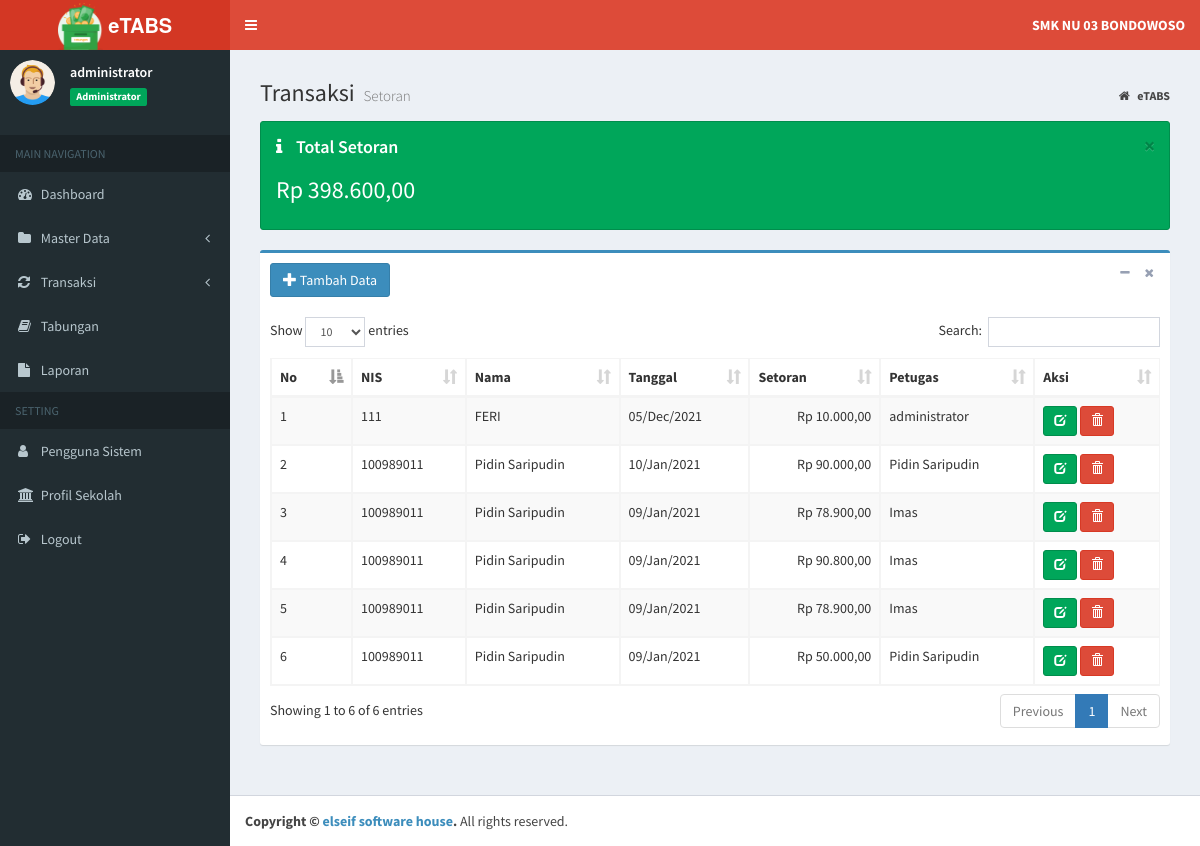
/etabs/index.php?page=data_setor (signed in), run on the app's committed database.
### tables this page shows
CREATE TABLE `tb_profil` (
  `id_profil` int(11) NOT NULL,
  `nama_sekolah` varchar(200) NOT NULL,
  `alamat` varchar(400) NOT NULL,
  `akreditasi` char(2) NOT NULL
);

CREATE TABLE `tb_tabungan` (
  `id_tabungan` int(11) NOT NULL,
  `nis` char(12) NOT NULL,
  `setor` int(11) NOT NULL,
  `tarik` int(11) NOT NULL,
  `tgl` date NOT NULL,
  `jenis` enum('ST','TR') NOT NULL,
  `petugas` varchar(20) NOT NULL
);

CREATE TABLE `tb_siswa` (
  `nis` char(12) NOT NULL,
  `nama_siswa` varchar(40) NOT NULL,
  `jekel` enum('LK','PR') NOT NULL,
  `id_kelas` int(11) NOT NULL,
  `status` enum('Aktif','Lulus','Pindah') NOT NULL,
  `th_masuk` year(4) NOT NULL
);

### etabs/inc/rupiah.php (called while the page is built)
<?php
function rupiah($angka){
	$hasil_rupiah = "Rp " . number_format($angka,2,',','.');
	return $hasil_rupiah;
}

### etabs/petugas/setor/data_setor.php (the view, shortened to what this page needs)
<section class="content-header">
	<h1>
		Transaksi
		<small>Setoran</small>
	</h1>
	<ol class="breadcrumb">
		<li>
			<a href="index.php">
				<i class="fa fa-home"></i>
				<b>eTABS</b>
			</a>
		</li>
	</ol>
</section>
<section class="content">
	<div class="alert alert-success alert-dismissible">
		<button type="button" class="close" data-dismiss="alert" aria-hidden="true">&times;</button>
		<h4>
			<i class="icon fa fa-info"></i> Total Setoran</h4>
		<?php
    		$sql = $koneksi->query("SELECT SUM(setor) as total  from tb_tabungan where jenis='ST'");
    		while ($data= $sql->fetch_assoc()) {
  		?>
		<h3>
			<?php echo rupiah($data['total']); }?>
		</h3>
	</div>
	<div class="box box-primary">
		<div class="box-header">
			<a href="?page=add_setor" class="btn btn-primary">
				<i class="glyphicon glyphicon-plus"></i> Tambah Data</a>
			<div class="box-tools pull-right">
				<button type="button" class="btn btn-box-tool" data-widget="collapse">
					<i class="fa fa-minus"></i>
				</button>
				<button type="button" class="btn btn-box-tool" data-widget="remove">
					<i class="fa fa-remove"></i>
				</button>
			</div>
		</div>
		<div class="box-body">
			<div class="table-responsive">
				<table id="example1" class="table table-bordered table-striped">
					<thead>
						<tr>
							<th>No</th>
							<th>NIS</th>
							<th>Nama</th>
							<th>Tanggal</th>
							<th>Setoran</th>
							<th>Petugas</th>
							<th>Aksi</th>
						</tr>
					</thead>
					<tbody>
						<?php
                  $no = 1;
				  $sql = $koneksi->query("select s.nis, s.nama_siswa, t.id_tabungan, t.setor, t.tgl, t.petugas from
				  tb_siswa s join tb_tabungan t on s.nis=t.nis
				  where jenis ='ST' order by tgl desc, id_tabungan desc");
                  while ($data= $sql->fetch_assoc()) {
                ?>
						<tr>
							<td>
								<?php echo $no++; ?>
							</td>
							<td>
								<?php echo $data['nis']; ?>
							</td>
							<td>
								<?php echo $data['nama_siswa']; ?>
							</td>
							<td>
								<?php  $tgl = $data['tgl']; echo date("d/M/Y", strtotime($tgl))?>
							</td>
							<td align="right">
								<?php echo rupiah($data['setor']); ?>
							</td>
							<td>
								<?php echo $data['petugas']; ?>
							</td>
							<td>
								<a href="?page=edit_setor&kode=<?php echo $data['id_tabungan']; ?>" title="Ubah"
								 class="btn btn-success btn-sm">
									<i class="glyphicon glyphicon-edit"></i>
								</a>
								<a href="?page=del_setor&kode=<?php echo $data['id_tabungan']; ?>" onclick="return confirm('Apakah anda yakin hapus data ini ?')"
								 title="Hapus" class="btn btn-danger btn-sm">
									<i class="glyphicon glyphicon-trash"></i>
							</td>
						</tr>
						<?php
                  }
                ?>
					</tbody>
				</table>
			</div>
		</div>
	</div>
</section>

### etabs/index.php (shortened to what this page needs)
<?php
    if (isset($_SESSION["ses_username"])==""){
		header("location: login.php");
    }else{
      $data_nama = $_SESSION["ses_nama"];
      $data_level = $_SESSION["ses_level"];
    }
    include "inc/koneksi.php";
	include "inc/rupiah.php";
	$sql = $koneksi->query("SELECT * from tb_profil");
	while ($data= $sql->fetch_assoc()) {
		$nama=$data['nama_sekolah'];
	}
?>
<!DOCTYPE html>
<html>
<head>
	<link rel="stylesheet" href="bootstrap/css/bootstrap.min.css">
	<link rel="stylesheet" href="https://cdnjs.cloudflare.com/ajax/libs/font-awesome/4.5.0/css/font-awesome.min.css">
	<link rel="stylesheet" href="https://cdnjs.cloudflare.com/ajax/libs/ionicons/2.0.1/css/ionicons.min.css">
	<link rel="stylesheet" href="plugins/datatables/dataTables.bootstrap.css">
	<link rel="stylesheet" href="plugins/select2/select2.min.css">
	<link rel="stylesheet" href="dist/css/AdminLTE.min.css">
	<link rel="stylesheet" href="dist/css/skins/_all-skins.min.css">
</head>
<body class="hold-transition skin-red sidebar-mini">
	<div class="wrapper">
		<header class="main-header">
			<a href="index.php" class="logo">
				<span class="logo-lg">
					<img src="dist/img/logo.png" width="45px">
					<b>eTABS</b>
				</span>
			</a>
			<nav class="navbar navbar-static-top">
				<a href="#" class="sidebar-toggle" data-toggle="offcanvas" role="button">
				</a>
				<div class="navbar-custom-menu">
					<ul class="nav navbar-nav">
						<li class="dropdown messages-menu">
							<a class="dropdown-toggle" data-toggle="dropdown">
								<span>
									<b>
										<?= $nama; ?>
									</b>
								</span>
							</a>
						</li>
					</ul>
				</div>
			</nav>
		</header>
		<aside class="main-sidebar">
			<section class="sidebar">
				</<b>
				<div class="user-panel">
					<div class="pull-left image">
						<img src="dist/img/avatar.png" class="img-circle" alt="User Image">
					</div>
					<div class="pull-left info">
						<p>
							<?php echo $data_nama; ?>
						</p>
						<span class="label label-success">
							<?php echo $data_level; ?>
						</span>
					</div>
				</div>
				<ul class="sidebar-menu">
					<li class="header">MAIN NAVIGATION</li>
					<?php
          if ($data_level=="Administrator"){
        ?>
					<li class="treeview">
						<a href="?page=admin">
							<i class="fa fa-dashboard"></i>
							<span>Dashboard</span>
						</a>
					</li>
					<li class="treeview">
						<a href="#">
							<i class="fa fa-folder"></i>
							<span>Master Data</span>
							<span class="pull-right-container">
								<i class="fa fa-angle-left pull-right"></i>
							</span>
						</a>
					</li>
					<li class="treeview">
						<a href="#">
							<i class="fa fa-refresh"></i>
							<span>Transaksi</span>
							<span class="pull-right-container">
								<i class="fa fa-angle-left pull-right"></i>
							</span>
						</a>
					</li>
					<li class="treeview">
						<a href="?page=view_tabungan">
							<i class="fa fa-book"></i>
							<span>Tabungan</span>
						</a>
					</li>
					<li class="treeview">
						<a href="?page=laporan">
							<i class="fa fa-file"></i>
							<span>Laporan</span>
						</a>
					</li>
					<li class="header">SETTING</li>
					<li class="treeview">
						<a href="?page=MyApp/data_pengguna">
							<i class="fa fa-user"></i>
							<span>Pengguna Sistem</span>
						</a>
					</li>
					<li class="treeview">
						<a href="?page=MyApp/data_profil">
							<i class="fa fa-bank"></i>
							<span>Profil Sekolah</span>
						</a>
					</li>
					<?php
            }
          ?>
					<li>
						<a href="logout.php" onclick="return confirm('Anda yakin keluar dari aplikasi ?')">
							<i class="fa fa-sign-out"></i>
							<span>Logout</span>
						</a>
					</li>
			</section>
		</aside>
		<div class="content-wrapper">
			<section class="content">
				<?php
      if(isset($_GET['page'])){
          $hal = $_GET['page'];
          switch ($hal) {
              case 'data_setor':
                  include "petugas/setor/data_setor.php";
                  break;
          }
                        }
    ?>
			</section>
		</div>
		<footer class="main-footer">
			<strong>Copyright &copy;
				<a href="https://www.facebook.com/radenmas.brono">elseif software house</a>.</strong> All rights reserved.
		</footer>
</body>
</html>

### data on the page
tb_profil: nama_sekolah "SMK NU 03 BONDOWOSO"
tb_tabungan: nis.nis "111", nis.nama_siswa "FERI", tgl "05/Dec/2021", setor "Rp 10.000,00", petugas "administrator"
tb_tabungan: nis.nis "100989011", nis.nama_siswa "Pidin Saripudin", tgl "10/Jan/2021", setor "Rp 90.000,00", petugas "Pidin Saripudin"
tb_tabungan: nis.nis "100989011", nis.nama_siswa "Pidin Saripudin", tgl "09/Jan/2021", setor "Rp 78.900,00", petugas "Imas"
tb_tabungan: nis.nis "100989011", nis.nama_siswa "Pidin Saripudin", tgl "09/Jan/2021", setor "Rp 90.800,00", petugas "Imas"
tb_tabungan: nis.nis "100989011", nis.nama_siswa "Pidin Saripudin", tgl "09/Jan/2021", setor "Rp 78.900,00", petugas "Imas"
tb_tabungan: nis.nis "100989011", nis.nama_siswa "Pidin Saripudin", tgl "09/Jan/2021", setor "Rp 50.000,00", petugas "Pidin Saripudin"

### other printed values
$data_nama "administrator"
$data_level "Administrator"
rupiah($data['total']) "Rp 398.600,00"
